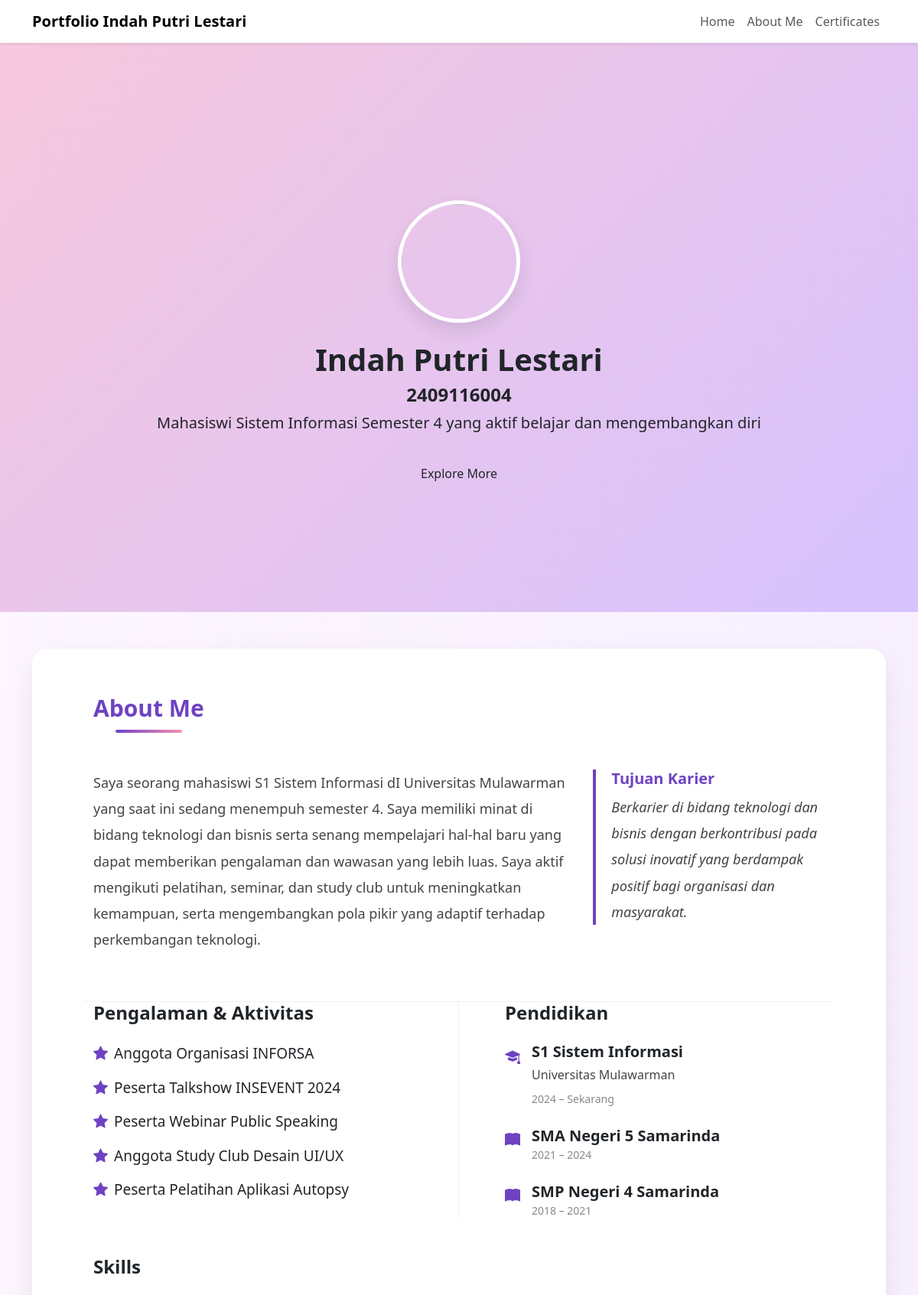
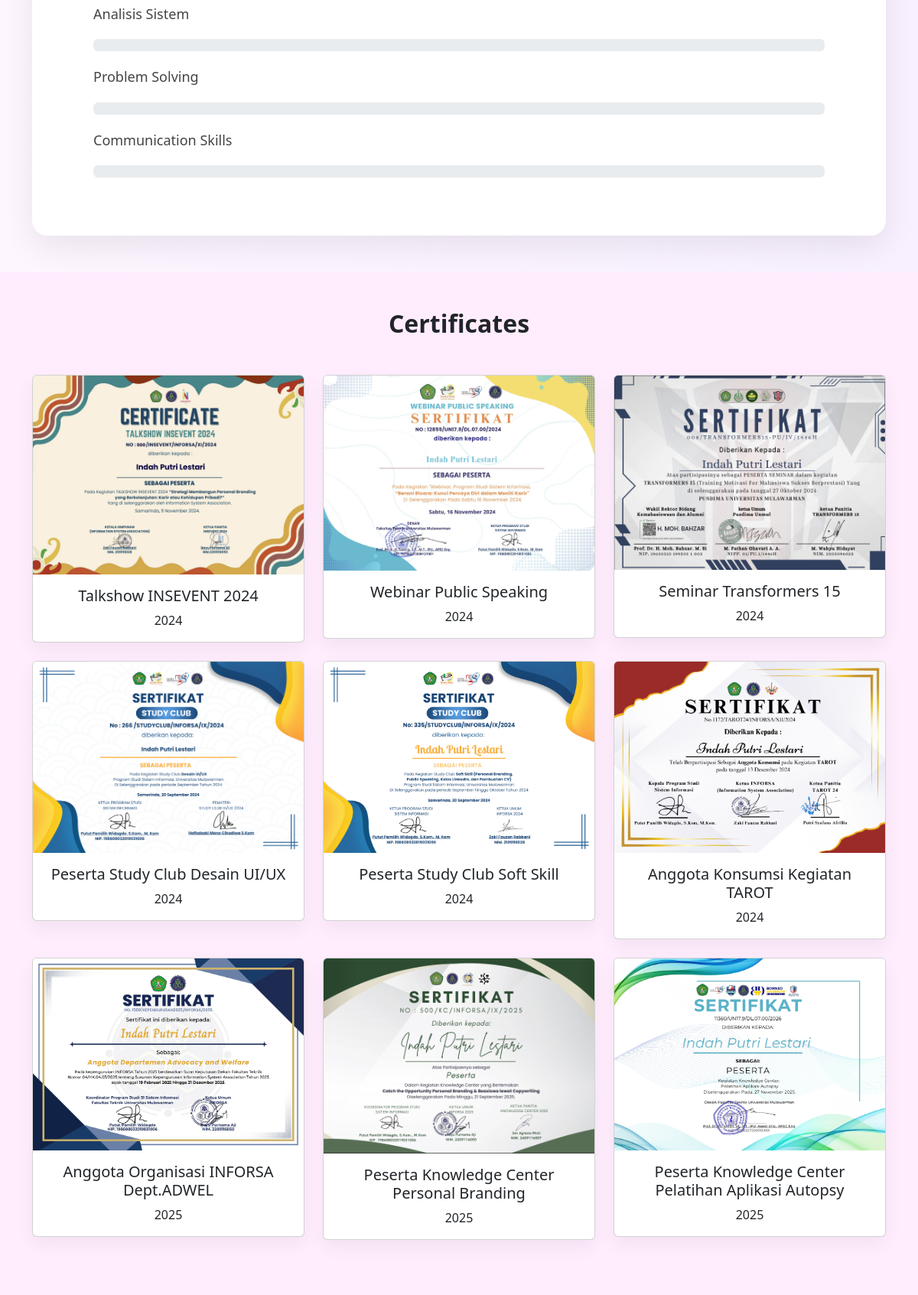
The page /MINPRO2/index.php on the database its author committed (2 pictures, top to bottom).
### tables this page shows
CREATE TABLE `profile` (
  `id` int NOT NULL,
  `nama` varchar(100) DEFAULT NULL,
  `nim` varchar(20) DEFAULT NULL,
  `deskripsi` text,
  `tujuan` text,
  `bio` text
);

CREATE TABLE `pengalaman` (
  `id` int NOT NULL,
  `kegiatan` varchar(255) DEFAULT NULL
);

CREATE TABLE `pendidikan` (
  `id` int NOT NULL,
  `jenjang` varchar(100) DEFAULT NULL,
  `nama_sekolah` varchar(150) DEFAULT NULL,
  `tahun` varchar(50) DEFAULT NULL,
  `icon` varchar(50) DEFAULT NULL
);

CREATE TABLE `skills` (
  `id` int NOT NULL,
  `nama_skill` varchar(100) DEFAULT NULL,
  `persen` int DEFAULT NULL
);

CREATE TABLE `certificates` (
  `id` int NOT NULL,
  `title` varchar(255) DEFAULT NULL,
  `year` varchar(10) DEFAULT NULL,
  `image` varchar(255) DEFAULT NULL
);

### MINPRO2/index.php (the view, shortened to what this page needs)
<?php
include 'koneksi.php';
$profile = mysqli_query($conn, "SELECT * FROM profile LIMIT 1");
$data = mysqli_fetch_assoc($profile);
$pengalaman = mysqli_query($conn, "SELECT * FROM pengalaman");
$pendidikan = mysqli_query($conn, "SELECT * FROM pendidikan");
$skills = mysqli_query($conn, "SELECT * FROM skills");
$certs = mysqli_query($conn, "SELECT * FROM certificates");
?>
<!DOCTYPE html>
<html lang="id">
<head>
    <link rel="stylesheet" href="style.css">
    <link href="https://cdn.jsdelivr.net/npm/bootstrap@5.3.8/dist/css/bootstrap.min.css" rel="stylesheet">
    <link rel="stylesheet" href="https://cdn.jsdelivr.net/npm/bootstrap-icons@1.11.1/font/bootstrap-icons.css">
</head>
<body>
<nav class="navbar navbar-expand-lg navbar-light bg-white shadow-sm fixed-top">
    <div class="container">
        <a class="navbar-brand fw-bold text-purple" href="#">Portfolio Indah Putri Lestari</a>
        <div class="collapse navbar-collapse">
            <ul class="navbar-nav ms-auto">
                <li class="nav-item"><a class="nav-link" href="#home">Home</a></li>
                <li class="nav-item"><a class="nav-link" href="#about">About Me</a></li>
                <li class="nav-item"><a class="nav-link" href="#certificates">Certificates</a></li>
            </ul>
        </div>
    </div>
</nav>
<section id="home" class="hero d-flex align-items-center text-center">
    <div class="container">
        <img src="images/foto_profil.png" class="profile-img mb-4">
        <h1 class="fw-bold"><?= $data['nama']; ?></h1>
        <h4 class="fw-bold"><?= $data['nim']; ?></h4>
        <p class="lead"><?= $data['bio']; ?></p>
        <a href="#about" class="btn btn-purple mt-3">Explore More</a>
    </div>
</section>
<section id="about" class="py-5 about-section">
    <div class="container">
        <div class="about-container">
            <h2 class="fw-bold section-title mb-5">About Me</h2>
            <div class="row align-items-start mb-5">
                <div class="col-md-8">
                    <p><?= $data['deskripsi']; ?></p>
                </div>
                <div class="col-md-4">
                    <div class="career-box">
                        <h6 class="dream-title mb-2">Tujuan Karier</h6>
                        <p class="dream-text"><?= $data['tujuan']; ?></p>
                    </div>
                </div>
            </div>
            <div class="row mt-4 about-divider">
                <div class="col-md-6">
                    <h5 class="mb-4">Pengalaman & Aktivitas</h5>
                    <ul class="activity-list">
                    <?php while($p = mysqli_fetch_assoc($pengalaman)): ?>
                        <li>
                            <i class="bi bi-star-fill text-purple me-2"></i>
                            <?= $p['kegiatan']; ?>
                        </li>
                    <?php endwhile; ?>
                    </ul>
                </div>
                <div class="col-md-6">
                    <h5 class="mb-4">Pendidikan</h5>
                    <div class="edu-list">
                    <?php while($edu = mysqli_fetch_assoc($pendidikan)): ?>
                        <div class="edu-item">
                            <i class="bi <?= $edu['icon']; ?> edu-icon"></i>
                            <div>
                                <h6><?= $edu['jenjang']; ?></h6>
                                <?php if(!empty($edu['nama_sekolah'])): ?>
                                    <p><?= $edu['nama_sekolah']; ?></p>
                                <?php endif; ?>
                                <span><?= $edu['tahun']; ?></span>
                            </div>
                        </div>
                    <?php endwhile; ?>
                    </div>
                </div>
            </div>
            <div class="row mt-5">
                <div class="col-12">
                    <h5 class="mb-4">Skills</h5>
                    <?php while($skill = mysqli_fetch_assoc($skills)): ?>
                        <p><?= $skill['nama_skill']; ?></p>
                        <div class="progress mb-3">
                        </div>
                    <?php endwhile; ?>
                </div>
            </div>
        </div>
    </div>
</section>
<section id="certificates" class="py-5 bg-soft">
    <div class="container">
        <h2 class="text-center mb-5 fw-bold">Certificates</h2>
        <div class="row">
            <?php while($c = mysqli_fetch_assoc($certs)): ?>
                <div class="col-md-4 mb-4">
                    <div class="card certificate-card">
                        <img src="<?= $c['image']; ?>" class="card-img-top">
                        <div class="card-body text-center">
                            <h5 class="card-title"><?= $c['title']; ?></h5>
                            <p class="card-text"><?= $c['year']; ?></p>
                        </div>
                    </div>
                </div>
            <?php endwhile; ?>
        </div>
    </div>
</section>
</body>
</html>

### MINPRO2/style.css (style rules this page uses)
:root { --primary: #6f42c1; --primary-dark: #5a32a3; --pink: #f78fb3; --soft-bg: #ffd9fd7a; --text-dark: #444; --text-muted: #888; }
body { font-family: 'Poppins', sans-serif; scroll-behavior: smooth; }
.hero { height: 100vh; background: linear-gradient(135deg, #f8c8dc, #d6c2ff); padding-top: 100px; }
.profile-img { width: 160px; height: 160px; border-radius: 50%; object-fit: cover; border: 5px solid white; box-shadow: 0 10px 25px rgba(0,0,0,0.1); }
.text-purple { color: var(--primary); }
.bg-soft { background-color: var(--soft-bg); }
.btn-purple { background-color: var(--primary); color: white; border-radius: 30px; padding: 10px 25px; }
.about-section { background: linear-gradient(to right, #fdf6ff, #f8f0ff); }
.about-container { background: white; padding: 60px 80px; border-radius: 20px; box-shadow: 0 15px 40px rgba(0, 0, 0, 0.08); }
.section-title { font-size: 30px; font-weight: 700; color: var(--primary); position: relative; display: inline-block; }
.section-title::after { content: ""; width: 60%; height: 4px; background: linear-gradient(to right, var(--primary), var(--pink)); display: block; margin: 10px auto 0; border-radius: 10px; }
.about-container p { font-size: 18px; line-height: 1.9; color: var(--text-dark); }
.about-container h5 { font-size: 24px; font-weight: 600; margin-bottom: 25px; }
.career-box { border-left: 4px solid var(--primary); padding-left: 20px; }
.dream-title { font-size: 20px; font-weight: 700; color: var(--primary); }
.dream-text { font-size: 17px; line-height: 1.8; color: var(--primary-dark); font-style: italic; }
.activity-list { padding-left: 0; margin-bottom: 0; }
.activity-list li { list-style: none; margin-bottom: 16px; display: flex; align-items: center; font-size: 19px; transition: 0.3s; }
.edu-list { display: flex; flex-direction: column; gap: 25px; }
.edu-item { display: flex; gap: 15px; }
.edu-icon { color: var(--primary); font-size: 20px; margin-top: 3px; }
.edu-item h6 { margin: 0; font-size: 20px; font-weight: 600; }
.edu-item p { margin: 3px 0; font-size: 16px; color: var(--text-dark); }
.edu-item span { font-size: 14px; color: var(--text-muted); }
.about-divider { border-top: 1px solid rgba(0,0,0,0.05); margin-top: 40px; }
.about-divider > .col-md-6:first-child { border-right: 1px solid rgba(0,0,0,0.05); padding-right: 60px; }
.about-divider > .col-md-6:last-child { padding-left: 60px; }
.progress { height: 14px; border-radius: 50px; background-color: #f1f1f1; }
.certificate-card { border: none; border-radius: 20px; box-shadow: 0 10px 25px rgba(0,0,0,0.05); transition: 0.3s; }

### rows shown on the page
profile: nama "Indah Putri Lestari", nim "2409116004", bio "Mahasiswi Sistem Informasi Semester 4 yang aktif belajar dan mengembangkan diri", deskripsi "Saya seorang mahasiswi S1 Sistem Informasi dI Universitas Mulawarman yang saat ini sedang menempuh semester 4. Saya memiliki minat di bidang teknologi dan bisnis serta senang mempelajari hal-hal baru yang dapat memberikan pengalaman dan wawasan yang lebih luas. Saya aktif mengikuti pelatihan, seminar, dan study club untuk meningkatkan kemampuan, serta mengembangkan pola pikir yang adaptif terhadap perkembangan teknologi.", tujuan "Berkarier di bidang teknologi dan bisnis dengan berkontribusi pada solusi inovatif yang berdampak positif bagi organisasi dan masyarakat."
pengalaman: kegiatan "Anggota Organisasi INFORSA"
pengalaman: kegiatan "Peserta Talkshow INSEVENT 2024"
pengalaman: kegiatan "Peserta Webinar Public Speaking"
pengalaman: kegiatan "Anggota Study Club Desain UI/UX"
pengalaman: kegiatan "Peserta Pelatihan Aplikasi Autopsy"
pendidikan: jenjang "S1 Sistem Informasi", nama_sekolah "Universitas Mulawarman", tahun "2024 – Sekarang"
pendidikan: jenjang "SMA Negeri 5 Samarinda", tahun "2021 – 2024"
pendidikan: jenjang "SMP Negeri 4 Samarinda", tahun "2018 – 2021"
skills: nama_skill "Analisis Sistem"
skills: nama_skill "Problem Solving"
skills: nama_skill "Communication Skills"
certificates: image (picture), title "Talkshow INSEVENT 2024", year "2024"
certificates: image (picture), title "Webinar Public Speaking", year "2024"
certificates: image (picture), title "Seminar Transformers 15", year "2024"
certificates: image (picture), title "Peserta Study Club Desain UI/UX", year "2024"
certificates: image (picture), title "Peserta Study Club Soft Skill", year "2024"
certificates: image (picture), title "Anggota Konsumsi Kegiatan TAROT", year "2024"
certificates: image (picture), title "Anggota Organisasi INFORSA Dept.ADWEL", year "2025"
certificates: image (picture), title "Peserta Knowledge Center Personal Branding", year "2025"
certificates: image (picture), title "Peserta Knowledge Center Pelatihan Aplikasi Autopsy", year "2025"
